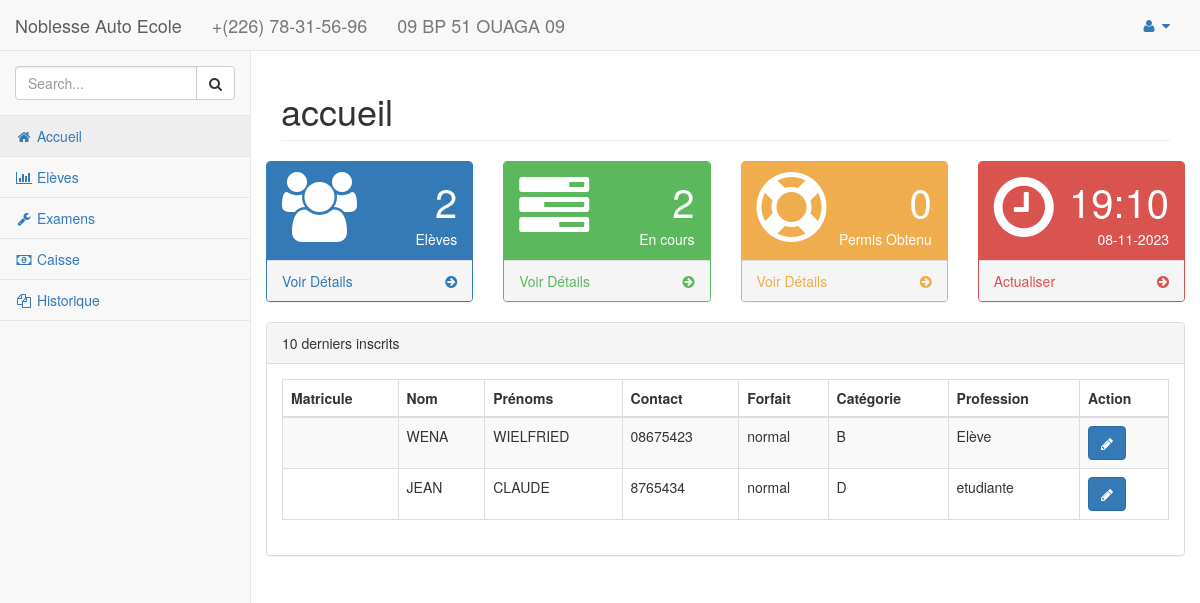
Before: /view/index.php with the older database file.
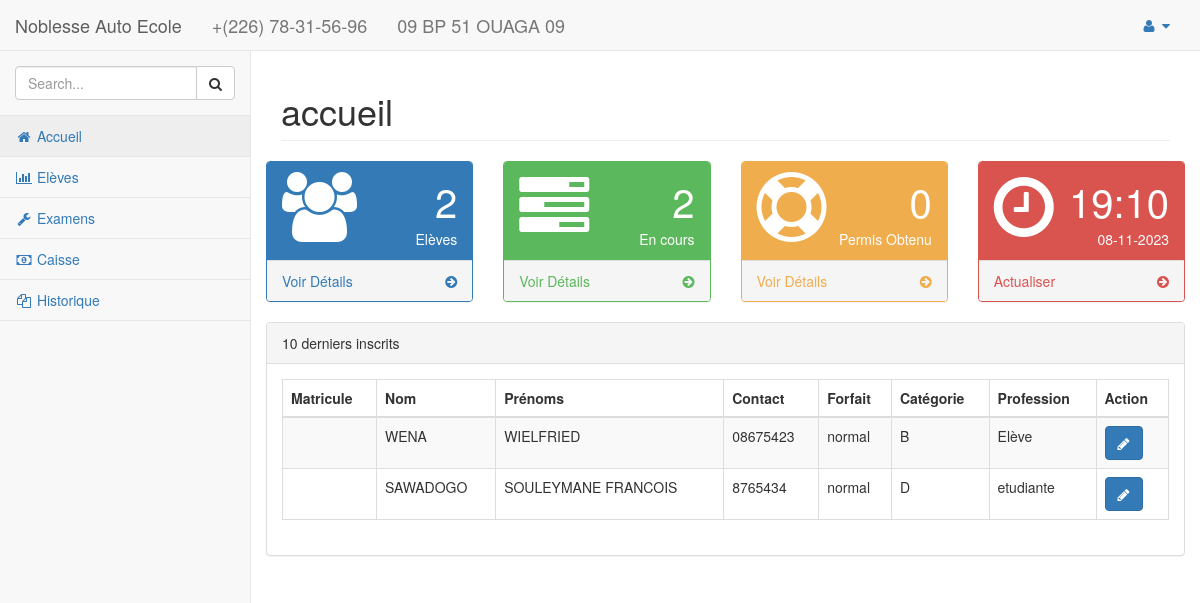
After: the same page with the newer database file.
### tables this page shows
CREATE TABLE `eleve` (
  `id_eleve` int(10) NOT NULL,
  `nom` varchar(30) DEFAULT NULL,
  `prenom` varchar(100) DEFAULT NULL,
  `contact` varchar(30) DEFAULT NULL,
  `profession` varchar(100) DEFAULT NULL,
  `adresse` varchar(100) DEFAULT NULL,
  `dob` date DEFAULT NULL,
  `sexe` varchar(15) DEFAULT NULL,
  `dor` date NOT NULL,
  `pob` varchar(100) DEFAULT NULL,
  `categorie` varchar(30) DEFAULT NULL,
  `solde` float DEFAULT NULL,
  `forfait` varchar(100) DEFAULT NULL,
  `statut` int(2) NOT NULL DEFAULT 1
);

### model/Eleve.class.php (called while the page is built, shortened)
<?php
 class Eleve extends Model
 {
    public static function afficher10dernier()
    {
        $con = parent::getPDO();
        $ins = $con->query('SELECT * FROM eleve WHERE statut=1 ORDER BY dor DESC LIMIT 10');
        $donne = $ins->fetchAll(PDO::FETCH_CLASS, 'Eleve');
        return $donne;
    }
    public static function countAll()
    {
        $con = parent::getPDO();
        $ins = $con->query('SELECT COUNT(id_eleve) as nombre FROM eleve ');
        $donne = $ins->fetchAll(PDO::FETCH_CLASS, 'Eleve');
        return $donne;
    }
    public static function countCours()
    {
        $con = parent::getPDO();
        $ins = $con->query('SELECT COUNT(id_eleve) as nombre FROM eleve WHERE statut=1 ');
        $donne = $ins->fetchAll(PDO::FETCH_CLASS, 'Eleve');
        return $donne;
    }
    public static function countPermi()
    {
        $con = parent::getPDO();
        $ins = $con->query('SELECT COUNT(id_eleve) as nombre FROM eleve WHERE statut=0 ');
        $donne = $ins->fetchAll(PDO::FETCH_CLASS, 'Eleve');
        return $donne;
    }
 }

### config/config.php (called while the page is built)
<?php
$config = array(
    'NOM' => 'Noblesse Auto Ecole',
    'NUMERO' => '+(226) 78-31-56-96',
    'EMAIL' => '',
    'LOCATION' => '09 BP 51 OUAGA 09',
    'ADRESSE' => '',
    'DUREE' => 8,
    'CODE' => 'code',
    'CRENEAU' => 'creneau',
    'CIRCULATION' => 'conduite',
);
?>

### view/page/accueil.php (the view)
<?php include_once '../model/Eleve.class.php' ; ?>
<div class="row">
    <div class="col-lg-3 col-md-6">
        <div class="panel panel-primary">
            <div class="panel-heading">
                <div class="row">
                    <div class="col-xs-3">
                        <i class="fa fa-group fa-5x"></i>
                    </div>
                    <?php
                        $all = Eleve::countAll();
                        $cours = Eleve::countCours();
                        $permi = Eleve::countPermi();
                     ?>
                    <div class="col-xs-9 text-right">
                        <div class="huge"><?=$all[0]->nombre ; ?></div>
                        <div>Elèves</div>
                    </div>
                </div>
            </div>
            <a href="index.php?page=eleve">
                <div class="panel-footer">
                    <span class="pull-left">Voir Détails</span>
                    <span class="pull-right"><i class="fa fa-arrow-circle-right"></i></span>
                    <div class="clearfix"></div>
                </div>
            </a>
        </div>
    </div>
    <div class="col-lg-3 col-md-6">
        <div class="panel panel-green">
            <div class="panel-heading">
                <div class="row">
                    <div class="col-xs-3">
                        <i class="fa fa-tasks fa-5x"></i>
                    </div>
                    <div class="col-xs-9 text-right">
                        <div class="huge"><?=$cours[0]->nombre ; ?></div>
                        <div>En cours</div>
                    </div>
                </div>
            </div>
            <a href="index.php?page=eleve">
                <div class="panel-footer">
                    <span class="pull-left">Voir Détails</span>
                    <span class="pull-right"><i class="fa fa-arrow-circle-right"></i></span>
                    <div class="clearfix"></div>
                </div>
            </a>
        </div>
    </div>
    <div class="col-lg-3 col-md-6">
        <div class="panel panel-yellow">
            <div class="panel-heading">
                <div class="row">
                    <div class="col-xs-3">
                        <i class="fa fa-support fa-5x"></i>
                    </div>
                    <div class="col-xs-9 text-right">
                        <div class="huge"><?=$permi[0]->nombre ; ?></div>
                        <div>Permis Obtenu</div>
                    </div>
                </div>
            </div>
            <a href="index.php?page=eleve">
                <div class="panel-footer">
                    <span class="pull-left">Voir Détails</span>
                    <span class="pull-right"><i class="fa fa-arrow-circle-right"></i></span>
                    <div class="clearfix"></div>
                </div>
            </a>
        </div>
    </div>
    <div class="col-lg-3 col-md-6">
        <div class="panel panel-red">
            <div class="panel-heading">
                <div class="row">
                    <div class="col-xs-3">
                        <i class="fa fa-clock-o fa-5x"></i>
                    </div>
                    <div class="col-xs-9 text-right">
                        <div class="huge"><?=date('H:i') ; ?></div>
                        <div><?=date('d-m-Y') ; ?></div>
                    </div>
                </div>
            </div>
            <a href="index.php">
                <div class="panel-footer">
                    <span class="pull-left">Actualiser</span>
                    <span class="pull-right"><i class="fa fa-arrow-circle-right"></i></span>
                    <div class="clearfix"></div>
                </div>
            </a>
        </div>
    </div>
</div>
<div class="row">
    <div class="col-lg-12">
        <div class="panel panel-default">
            <div class="panel-heading">
                10 derniers inscrits
            </div>
            <div class="panel-body">
                <table width="100%" class="table table-striped table-bordered table-hover" id="dataTables-example">
                    <thead>
                        <tr>
                            <th>Matricule</th>
                            <th>Nom</th>
                            <th>Prénoms</th>
                            <th>Contact</th>
                            <th>Forfait</th>
                            <th>Catégorie</th>
                            <th>Profession</th>
                            <th>Action</th>
                        </tr>
                    </thead>
                    <tbody>
                <?php $pupil = Eleve::afficher10dernier(); ?>
                <?php foreach ($pupil as $pup) : ?>
                        <tr class="odd gradeX">
                            <td><?=$pup->matricule; ?></td>
                            <td><?=$pup->nom; ?></td>
                            <td><?=$pup->prenom; ?></td>
                            <td><?=$pup->contact; ?></td>
                            <td><?=$pup->forfait; ?></td>
                            <td><?=$pup->categorie; ?></td>
                            <td><?=$pup->profession; ?></td>
                            <td class="center">
                                <a title="Détail" class="btn btn-primary" href="index.php?page=de_eleve&id_eleve=<?=$pup->id_eleve;?>">
                                  <span class="fa fa-pencil"></span>
                                </a>
                            </td>
                        </tr>
                        <?php endforeach; ?>
                    </tbody>
                </table>
            </div>
        </div>
    </div>
</div>

### view/index.php (shortened to what this page needs)
<!DOCTYPE html>
<html lang="fr">
<head>
    <link href="../public/vendor/bootstrap/css/bootstrap.min.css" rel="stylesheet">
    <link rel="stylesheet" type="text/css" href="../public/sweat_allert/sweetalert.css" media="screen" />
    <link href="../public/vendor/datatables-plugins/dataTables.bootstrap.css" rel="stylesheet">
    <link href="../public/vendor/datatables-responsive/dataTables.responsive.css" rel="stylesheet">
    <link href="../public/vendor/metisMenu/metisMenu.min.css" rel="stylesheet">
    <link href="../public/dist/css/sb-admin-2.css" rel="stylesheet">
    <link href="../public/vendor/morrisjs/morris.css" rel="stylesheet">
    <link href="../public/vendor/font-awesome/css/font-awesome.min.css" rel="stylesheet" type="text/css">
    <link rel="stylesheet" href="../public/vendor/jquery/jquery.dataTables.min.css">
</head>
<body>
    <?php
    $page = isset($_GET['page']) ? $_GET['page'] : 'accueil';
    switch ($page) {
        default:
            require_once 'page/accueil.php';
            break;
    }
    $contenu = ob_get_clean();
    include_once '../config/config.php';
    ?>
    <nav class="navbar navbar-default navbar-static-top nav-fixed"  role="navigation" style="margin-bottom: 0">
            <div class="navbar-header">
                <a class="navbar-brand" href="#"><?=$config['NOM'];?></a>
                <a class="navbar-brand" href="#"><?=$config['NUMERO'];?></a>
                <a class="navbar-brand" href="#"><?=$config['LOCATION'];?></a>
                <a class="navbar-brand" href="#"><?=$config['EMAIL'];?></a>
            </div>
            <ul class="nav navbar-top-links navbar-right">
                <li class="dropdown">
                    <a class="dropdown-toggle" data-toggle="dropdown" href="#">
                        <i class="fa fa-user fa-fw"></i> <i class="fa fa-caret-down"></i>
                    </a>
                </li>
            </ul>
            <div class="navbar-default sidebar" role="navigation">
                <div class="sidebar-nav navbar-collapse">
                    <ul class="nav" id="side-menu">
                        <li class="sidebar-search">
                            <div class="input-group custom-search-form">
                                <input type="text" class="form-control" placeholder="Search...">
                                <span class="input-group-btn">
                                <button class="btn btn-default" type="button">
                                    <i class="fa fa-search"></i>
                                </button>
                            </span>
                            </div>
                        </li>
                        <li>
                            <a href="index.php">
                                <i class="fa fa-home fa-fw"></i>
                                Accueil
                            </a>
                        </li>
                        <li>
                            <a href="index.php?page=eleve">
                               <i class="fa fa-bar-chart-o fa-fw"></i>
                               Elèves
                            </a>
                        </li>
                        <li>
                            <a href="index.php?page=examen">
                                <i class="fa fa-wrench fa-fw"></i> Examens</a>
                        </li>
                        <li>
                            <a href="index.php?page=caisse">
                                <i class="fa fa-money fa-fw"></i> Caisse</a>
                        </li>
                        <li>
                            <a href="index.php?page=historique">
                                <i class="fa fa-files-o fa-fw"></i> Historique</a>
                        </li>
                    </ul>
                </div>
            </div>
    </nav>
    <div id="page-wrapper">
        <div class="row">
                <div class="col-lg-12">
                    <h1 class="page-header"> <?=$page;?> </h1>
                </div>
        </div>
        <div class="row"> <?=$contenu;?> </div>
    </div>
</body>
</html>

Changed rows visible on the page:
changed eleve "etudiante": nom "JEAN" → "SAWADOGO"; prenom "CLAUDE" → "SOULEYMANE FRANCOIS"
